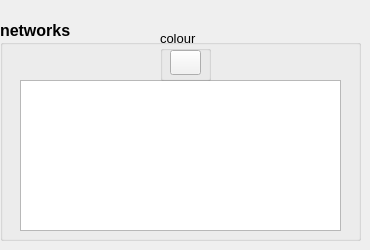
    <widget class="QWidget" name="Networks">
     <widget class="QGroupBox" name="groupNetworks">
      <property name="geometry">
       <rect>
        <x>0</x>
        <y>20</y>
        <width>361</width>
        <height>221</height>
       </rect>
      </property>
      <property name="font">
       <font>
        <pointsize>12</pointsize>
        <weight>75</weight>
        <bold>true</bold>
       </font>
      </property>
      <property name="title">
       <string>networks</string>
      </property>
      <widget class="QListWidget" name="listNetworks">
       <property name="geometry">
        <rect>
         <x>20</x>
         <y>60</y>
         <width>321</width>
         <height>151</height>
        </rect>
       </property>
       <property name="font">
        <font>
         <pointsize>10</pointsize>
         <weight>50</weight>
         <bold>false</bold>
        </font>
       </property>
      </widget>
      <widget class="QGroupBox" name="groupBoxNetworkColour">
       <property name="geometry">
        <rect>
         <x>160</x>
         <y>10</y>
         <width>51</width>
         <height>51</height>
        </rect>
       </property>
       <property name="palette">
        <palette>
         <active>
          <colorrole role="WindowText">
           <brush brushstyle="SolidPattern">
            <color alpha="255">
             <red>0</red>
             <green>0</green>
             <blue>0</blue>
            </color>
           </brush>
          </colorrole>
          <colorrole role="Button">
           <brush brushstyle="SolidPattern">
            <color alpha="255">
             <red>242</red>
             <green>242</green>
             <blue>242</blue>
            </color>
           </brush>
          </colorrole>
          <colorrole role="Light">
           <brush brushstyle="SolidPattern">
            <color alpha="255">
             <red>255</red>
             <green>255</green>
             <blue>255</blue>
            </color>
           </brush>
          </colorrole>
          <colorrole role="Midlight">
           <brush brushstyle="SolidPattern">
            <color alpha="255">
             <red>248</red>
             <green>248</green>
             <blue>248</blue>
            </color>
           </brush>
          </colorrole>
          <colorrole role="Dark">
           <brush brushstyle="SolidPattern">
            <color alpha="255">
             <red>121</red>
             <green>121</green>
             <blue>121</blue>
            </color>
           </brush>
          </colorrole>
          <colorrole role="Mid">
           <brush brushstyle="SolidPattern">
            <color alpha="255">
             <red>161</red>
             <green>161</green>
             <blue>161</blue>
            </color>
           </brush>
          </colorrole>
          <colorrole role="Text">
           <brush brushstyle="SolidPattern">
            <color alpha="255">
             <red>0</red>
             <green>0</green>
             <blue>0</blue>
            </color>
           </brush>
          </colorrole>
          <colorrole role="BrightText">
           <brush brushstyle="SolidPattern">
            <color alpha="255">
             <red>255</red>
             <green>255</green>
             <blue>255</blue>
            </color>
           </brush>
          </colorrole>
          <colorrole role="ButtonText">
           <brush brushstyle="SolidPattern">
            <color alpha="255">
             <red>0</red>
             <green>0</green>
             <blue>0</blue>
            </color>
           </brush>
          </colorrole>
          <colorrole role="Base">
           <brush brushstyle="SolidPattern">
            <color alpha="255">
             <red>255</red>
             <green>255</green>
             <blue>255</blue>
            </color>
           </brush>
          </colorrole>
          <colorrole role="Window">
           <brush brushstyle="SolidPattern">
            <color alpha="255">
             <red>242</red>
             <green>242</green>
             <blue>242</blue>
            </color>
           </brush>
          </colorrole>
          <colorrole role="Shadow">
           <brush brushstyle="SolidPattern">
            <color alpha="255">
             <red>0</red>
             <green>0</green>
             <blue>0</blue>
            </color>
           </brush>
          </colorrole>
          <colorrole role="AlternateBase">
           <brush brushstyle="SolidPattern">
            <color alpha="255">
             <red>248</red>
             <green>248</green>
             <blue>248</blue>
            </color>
           </brush>
          </colorrole>
          <colorrole role="ToolTipBase">
           <brush brushstyle="SolidPattern">
            <color alpha="255">
             <red>255</red>
             <green>255</green>
             <blue>220</blue>
            </color>
           </brush>
          </colorrole>
          <colorrole role="ToolTipText">
           <brush brushstyle="SolidPattern">
            <color alpha="255">
             <red>0</red>
             <green>0</green>
             <blue>0</blue>
            </color>
           </brush>
          </colorrole>
          <colorrole role="PlaceholderText">
           <brush brushstyle="NoBrush">
            <color alpha="128">
             <red>0</red>
             <green>0</green>
             <blue>0</blue>
            </color>
           </brush>
          </colorrole>
         </active>
         <inactive>
          <colorrole role="WindowText">
           <brush brushstyle="SolidPattern">
            <color alpha="255">
             <red>0</red>
             <green>0</green>
             <blue>0</blue>
            </color>
           </brush>
          </colorrole>
          <colorrole role="Button">
           <brush brushstyle="SolidPattern">
            <color alpha="255">
             <red>242</red>
             <green>242</green>
             <blue>242</blue>
            </color>
           </brush>
          </colorrole>
          <colorrole role="Light">
           <brush brushstyle="SolidPattern">
            <color alpha="255">
             <red>255</red>
             <green>255</green>
             <blue>255</blue>
            </color>
           </brush>
          </colorrole>
          <colorrole role="Midlight">
           <brush brushstyle="SolidPattern">
            <color alpha="255">
             <red>248</red>
             <green>248</green>
             <blue>248</blue>
            </color>
           </brush>
          </colorrole>
          <colorrole role="Dark">
           <brush brushstyle="SolidPattern">
            <color alpha="255">
             <red>121</red>
             <green>121</green>
             <blue>121</blue>
            </color>
           </brush>
          </colorrole>
          <colorrole role="Mid">
           <brush brushstyle="SolidPattern">
            <color alpha="255">
             <red>161</red>
             <green>161</green>
             <blue>161</blue>
            </color>
           </brush>
          </colorrole>
          <colorrole role="Text">
           <brush brushstyle="SolidPattern">
            <color alpha="255">
             <red>0</red>
             <green>0</green>
             <blue>0</blue>
            </color>
           </brush>
          </colorrole>
          <colorrole role="BrightText">
           <brush brushstyle="SolidPattern">
            <color alpha="255">
             <red>255</red>
             <green>255</green>
             <blue>255</blue>
            </color>
           </brush>
          </colorrole>
          <colorrole role="ButtonText">
           <brush brushstyle="SolidPattern">
            <color alpha="255">
             <red>0</red>
             <green>0</green>
             <blue>0</blue>
            </color>
           </brush>
          </colorrole>
          <colorrole role="Base">
           <brush brushstyle="SolidPattern">
            <color alpha="255">
             <red>255</red>
             <green>255</green>
             <blue>255</blue>
            </color>
           </brush>
          </colorrole>
          <colorrole role="Window">
           <brush brushstyle="SolidPattern">
            <color alpha="255">
             <red>242</red>
             <green>242</green>
             <blue>242</blue>
            </color>
           </brush>
          </colorrole>
          <colorrole role="Shadow">
           <brush brushstyle="SolidPattern">
            <color alpha="255">
             <red>0</red>
             <green>0</green>
             <blue>0</blue>
            </color>
           </brush>
          </colorrole>
          <colorrole role="AlternateBase">
           <brush brushstyle="SolidPattern">
            <color alpha="255">
             <red>248</red>
             <green>248</green>
             <blue>248</blue>
            </color>
           </brush>
          </colorrole>
          <colorrole role="ToolTipBase">
           <brush brushstyle="SolidPattern">
            <color alpha="255">
             <red>255</red>
             <green>255</green>
             <blue>220</blue>
            </color>
           </brush>
          </colorrole>
          <colorrole role="ToolTipText">
           <brush brushstyle="SolidPattern">
            <color alpha="255">
             <red>0</red>
             <green>0</green>
             <blue>0</blue>
            </color>
           </brush>
          </colorrole>
          <colorrole role="PlaceholderText">
           <brush brushstyle="NoBrush">
            <color alpha="128">
             <red>0</red>
             <green>0</green>
             <blue>0</blue>
            </color>
           </brush>
          </colorrole>
         </inactive>
         <disabled>
          <colorrole role="WindowText">
           <brush brushstyle="SolidPattern">
            <color alpha="255">
             <red>121</red>
             <green>121</green>
             <blue>121</blue>
            </color>
           </brush>
          </colorrole>
          <colorrole role="Button">
           <brush brushstyle="SolidPattern">
            <color alpha="255">
             <red>242</red>
             <green>242</green>
             <blue>242</blue>
            </color>
           </brush>
          </colorrole>
          <colorrole role="Light">
           <brush brushstyle="SolidPattern">
            <color alpha="255">
             <red>255</red>
             <green>255</green>
             <blue>255</blue>
            </color>
           </brush>
          </colorrole>
          <colorrole role="Midlight">
           <brush brushstyle="SolidPattern">
            <color alpha="255">
             <red>248</red>
             <green>248</green>
             <blue>248</blue>
            </color>
           </brush>
          </colorrole>
          <colorrole role="Dark">
           <brush brushstyle="SolidPattern">
            <color alpha="255">
             <red>121</red>
             <green>121</green>
             <blue>121</blue>
            </color>
           </brush>
          </colorrole>
          <colorrole role="Mid">
           <brush brushstyle="SolidPattern">
            <color alpha="255">
             <red>161</red>
             <green>161</green>
             <blue>161</blue>
            </color>
           </brush>
          </colorrole>
          <colorrole role="Text">
           <brush brushstyle="SolidPattern">
            <color alpha="255">
             <red>121</red>
             <green>121</green>
             <blue>121</blue>
            </color>
           </brush>
          </colorrole>
          <colorrole role="BrightText">
           <brush brushstyle="SolidPattern">
            <color alpha="255">
             <red>255</red>
             <green>255</green>
             <blue>255</blue>
            </color>
           </brush>
          </colorrole>
          <colorrole role="ButtonText">
           <brush brushstyle="SolidPattern">
            <color alpha="255">
             <red>121</red>
             <green>121</green>
             <blue>121</blue>
            </color>
           </brush>
          </colorrole>
          <colorrole role="Base">
           <brush brushstyle="SolidPattern">
            <color alpha="255">
             <red>242</red>
             <green>242</green>
             <blue>242</blue>
            </color>
           </brush>
          </colorrole>
          <colorrole role="Window">
           <brush brushstyle="SolidPattern">
            <color alpha="255">
             <red>242</red>
             <green>242</green>
             <blue>242</blue>
            </color>
           </brush>
          </colorrole>
          <colorrole role="Shadow">
           <brush brushstyle="SolidPattern">
            <color alpha="255">
             <red>0</red>
             <green>0</green>
             <blue>0</blue>
            </color>
           </brush>
          </colorrole>
          <colorrole role="AlternateBase">
           <brush brushstyle="SolidPattern">
            <color alpha="255">
             <red>242</red>
             <green>242</green>
             <blue>242</blue>
            </color>
           </brush>
          </colorrole>
          <colorrole role="ToolTipBase">
           <brush brushstyle="SolidPattern">
            <color alpha="255">
             <red>255</red>
             <green>255</green>
             <blue>220</blue>
            </color>
           </brush>
          </colorrole>
          <colorrole role="ToolTipText">
           <brush brushstyle="SolidPattern">
            <color alpha="255">
             <red>0</red>
             <green>0</green>
             <blue>0</blue>
            </color>
           </brush>
          </colorrole>
          <colorrole role="PlaceholderText">
           <brush brushstyle="NoBrush">
            <color alpha="128">
             <red>0</red>
             <green>0</green>
             <blue>0</blue>
            </color>
           </brush>
          </colorrole>
         </disabled>
        </palette>
       </property>
       <property name="font">
        <font>
         <pointsize>10</pointsize>
         <weight>50</weight>
         <bold>false</bold>
        </font>
       </property>
       <property name="title">
        <string>colour</string>
       </property>
       <widget class="QToolButton" name="toolNetworkColour">
        <property name="geometry">
         <rect>
          <x>10</x>
          <y>20</y>
          <width>31</width>
          <height>25</height>
         </rect>
        </property>
        <property name="font">
         <font>
          <pointsize>10</pointsize>
          <weight>50</weight>
          <bold>false</bold>
         </font>
        </property>
        <property name="text">
         <string/>
        </property>
        <property name="autoRaise">
         <bool>false</bool>
        </property>
       </widget>
      </widget>
     </widget>
    </widget>
